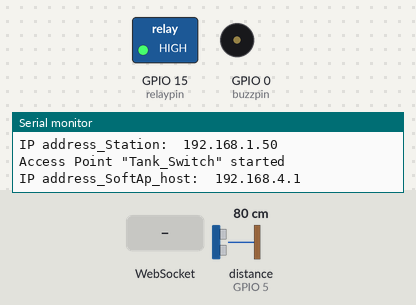
Bench run of a sketch on a simulated ESP8266 (NodeMCU). Parts: switched loads named in the sketch (green lamp = pin HIGH), buzzer (waves = sounding, pin HIGH), the last lines printed to the serial monitor. The test bench sets the inputs (shaded band); at power-on: distance to the obstacle (sensor on GPIO 5) 80 cm. The echo pulse lasts 58.3 µs per cm; WiFi joins after 1.5 s; servers stay silent unless stated; pins used as bus, display or sensor lines are not drawn.

Above: at 3.2 s.
3.3 s: WebSocket text "motor" received
At 3.7 s:
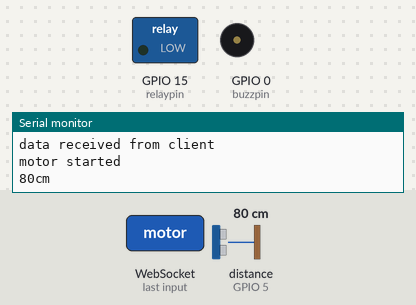
4.8 s: distance to the obstacle (sensor on GPIO 5) set to 27 cm
6.6 s: distance to the obstacle (sensor on GPIO 5) set to 21 cm
At 7.8 s:
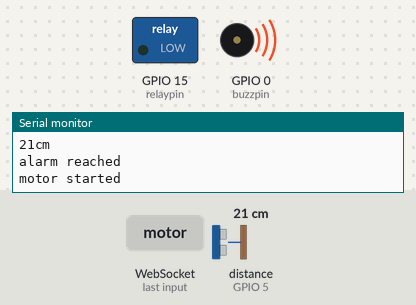
Timing chart, 0 to 9.6 s (numbered marks = the images above; inputs shaded):
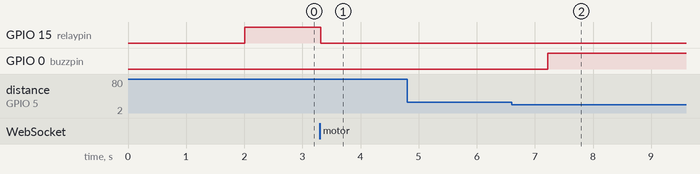

Measured:
- the behaviour switches between 24 and 23 cm on distance to the obstacle (sensor on GPIO 5) (found by bisection; images 1 and 2)
- after the input at 3.3 s, GPIO 15 (relaypin): HIGH → LOW at once
- after the input at 6.6 s, GPIO 0 (buzzpin): LOW → HIGH after 0.62 s

The sketch:

Overhead_water_tank_monitor.ino
```cpp
#include <ESP8266WiFi.h>
#include <ESPAsyncWebServer.h>
#include <ArduinoOTA.h>
#include <ESP8266WiFiMulti.h>   // Include the Wi-Fi-Multi library
ESP8266WiFiMulti wifiMulti;
// Replace with your network credentials
const char* ssid = "Tank_Switch";
const char* password = "ghost345";
int trigPin = 4;    // Trigger
int echoPin = 5;    // Echo
long duration, cm;
int buzzpin=0;
int relaypin=15;
bool monitoring= false;
unsigned long premillis, alarmmillis,sonarmillis=0;
long interval=10000;

bool levelcheck, alarmflag,onetimecheck,motorflag=false;


// Create AsyncWebServer object on port 80
AsyncWebServer server(80);
AsyncWebSocket ws("/ws");

const char index_html[] PROGMEM = R"rawliteral(
<head>
  <title>UltraSonic Water Monitor</title>
  <meta name="viewport" content="width=device-width, initial-scale=1">
  <link rel="icon" href="data:,">
  <style>
    font-family: Arial, Helvetica, sans-serif;
    text-align: center;
  }
  h1 {
    font-size: 1.1rem;
    color: white;
  }
  h2{
    font-size: 1.5rem;
    font-weight: bold;
    color: #143642;
  }
  .topnav {
    overflow: hidden;
    background-color: #143642;
  }
  body {
    margin: 0;
  }
  .content {
    padding: 30px;
    max-width: 480px;
    margin: auto;
    margin-bottom: auto;
    margin-left: auto;
  }
  .card {
    background-color: #4dfff7;
      /*! vertical-align:; */
  border-radius:60px;
    box-shadow: 0px 0px 50px 40px rgba(285,0,111,.5);
    padding-top:inherit;
  width:auto;
    padding-bottom:inherit;
    margin: auto;
  }
  .button {
  position:relative;

    padding: 40px 50px;
    font-size: 48px;
    text-align: right;
    outline: none;
    color: #fff;
    background-color: #0023ff;
    border: none;
    border-radius: 60px;
    -webkit-touch-callout: none;
    -webkit-user-select: none;
    -khtml-user-select: none;
    -moz-user-select: none;
    -ms-user-select: none;
    user-select: none;
    -webkit-tap-highlight-color: rgba(0,0,0,0);
   }
   /*.button:hover {background-color: #0f8b8d}*/
   .button:active {
     background-color: #0f8b8d;
     box-shadow: 2 2px #CDCDCD;
     transform: translateY(2px);
   }
   .state {
     font-size: 1.7rem;
     color:#8c8c8c;
     font-weight: bold;
   }

   .button {
    position: relative;
  right:0;
    display: inline-block;
    box-sizing: border-box;
    border: none;
    border-radius: 30px;
    padding: 0 16px;
    min-width: 64px;
    height: 36px;
    vertical-align: middle;
    text-align: center;
    text-overflow: ellipsis;
    text-transform: uppercase;
    color: rgb(var(--pure-material-onprimary-rgb, 255, 255, 255));
    background-color: rgb(var(--pure-material-primary-rgb, 33, 150, 243));
    box-shadow: 0 3px 1px -2px rgba(0, 0, 0, 0.2), 0 2px 2px 0 rgba(69, 22, 238, 0.14), 0 1px 5px 0 rgba(0, 0, 0, 0.12);
    font-family: var(--pure-material-font, "Roboto", "Segoe UI", BlinkMacSystemFont, system-ui,);
    font-size: 14px;
    font-weight: bold;
    line-height: 36px;
    overflow: hidden;
    outline: inset;
    cursor: pointer;
    transition: box-shadow 0.2s;
}

.button::-moz-focus-inner {
    border: none;
}

/* Overlay */
.button::before {
    content: "";
    position: absolute;
    top: 0;
    bottom: 0;
    left: 0;
    right: 0;
    background-color: rgb(var(--pure-material-onprimary-rgb, 255, 255, 255));
    opacity: 0;
    transition: opacity 0.2s;
}

/* Ripple */
.button::after {
    content: "";
    position: absolute;
    left: 50%;
    top: 50%;
    border-radius: 50%;
    padding: 50%;
    width: 32px; /* Safari */
    height: 32px; /* Safari */
    background-color: rgb(var(--pure-material-onprimary-rgb, 255, 255, 255));
    opacity: 0;
    transform: translate(-50%, -50%) scale(1);
    transition: opacity 1s, transform 0.5s;
}

/* Hover, Focus */
.button:hover,
.button:focus {
    box-shadow: 0 2px 4px -1px rgba(0, 0, 0, 0.2), 0 4px 5px 0 rgba(0, 0, 0, 0.14), 0 1px 10px 0 rgba(0, 0, 0, 0.12);
}

.button:hover::before {
    opacity: 0.08;
}

.button:focus::before {
    opacity: 0.24;
}

.button:hover:focus::before {
    opacity: 0.3;
}

/* Active */
.button:active {
    box-shadow: 0 5px 5px -3px rgba(0, 0, 0, 0.2), 0 8px 10px 1px rgba(0, 0, 0, 0.14), 0 3px 14px 2px rgba(0, 0, 0, 0.12);
}

.button:active::after {
    opacity: 0.32;
    transform: translate(-50%, -50%) scale(0);
    transition: transform 0s;
}

/* Disabled */
.button:disabled {
    color: rgba(var(--pure-material-onsurface-rgb, 0, 0, 0), 0.38);
    background-color: rgba(var(--pure-material-onsurface-rgb, 0, 0, 0), 0.12);
    box-shadow: none;
    cursor: initial;
}

.button:disabled::before {
    opacity: 0;
}

.button:disabled::after {
    opacity: 0;
}

   .pure-material-button-contained {
    position: relative;
  right:0;
    display: inline-block;
    box-sizing: border-box;
    border: lightgreen;
    border-radius: 30px;
    padding: 0 16px;
    min-width: 64px;
    height: 36px;
    vertical-align: middle;
    text-align: center;
    text-overflow: ellipsis;
    text-transform: uppercase;
    color: rgb(var(--pure-material-onprimary-rgb, 255, 255, 255));
    background-color: rgb(var(--pure-material-primary-rgb, 230, 12, 12));
    box-shadow: 0 3px 1px -2px rgba(0, 0, 0, 0.2), 0 2px 2px 0 rgba(0, 0, 0, 0.14), 0 1px 5px 0 rgba(0, 0, 0, 0.12);
    font-family: var(--pure-material-font, "Roboto", "Segoe UI", BlinkMacSystemFont, system-ui, -apple-system);
    font-weight: bold;
    line-height: 36px;
    overflow: hidden;
    outline: inset;
    cursor: pointer;
    transition: box-shadow 0.2s;
}

.pure-material-button-contained::-moz-focus-inner {
    border: none;
}

/* Overlay */
.pure-material-button-contained::before {
    content: "";
    position: absolute;
    top: 0;
    bottom: 0;
    left: 0;
    right: 0;
    background-color: rgb(var(--pure-material-onprimary-rgb, 255, 255, 255));
    opacity: 0;
    transition: opacity 0.2s;
}

/* Ripple */
.pure-material-button-contained::after {
    content: "";
    position: absolute;
    left: 50%;
    top: 50%;
    border-radius: 50%;
    padding: 50%;
    width: 32px; /* Safari */
    height: 32px; /* Safari */
    background-color: rgb(var(--pure-material-onprimary-rgb, 255, 255, 255));
    opacity: 0;
    transform: translate(-50%, -50%) scale(1);
    transition: opacity 1s, transform 0.5s;
}

/* Hover, Focus */
.pure-material-button-contained:hover,
.pure-material-button-contained:focus {
    box-shadow: 0 2px 4px -1px rgba(0, 0, 0, 0.2), 0 4px 5px 0 rgba(0, 0, 0, 0.14), 0 1px 10px 0 rgba(0, 0, 0, 0.12);
}

.pure-material-button-contained:hover::before {
    opacity: 0.08;
}

.pure-material-button-contained:focus::before {
    opacity: 0.24;
}

.pure-material-button-contained:hover:focus::before {
    opacity: 0.3;
}

/* Active */
.pure-material-button-contained:active {
    box-shadow: 0 5px 5px -3px rgba(0, 0, 0, 0.2), 0 8px 10px 1px rgba(0, 0, 0, 0.14), 0 3px 14px 2px rgba(0, 0, 0, 0.12);
}

.pure-material-button-contained:active::after {
    opacity: 0.32;
    transform: translate(-50%, -50%) scale(0);
    transition: transform 0s;
}

/* Disabled */
.pure-material-button-contained:disabled {
    color: rgba(var(--pure-material-onsurface-rgb, 0, 0, 0), 0.38);
    background-color: rgba(var(--pure-material-onsurface-rgb, 0, 0, 0), 0.12);
    box-shadow: none;
    cursor: initial;
}

.pure-material-button-contained:disabled::before {
    opacity: 0;
}

.pure-material-button-contained:disabled::after {
    opacity: 0;
}


.motorbutton {
    position: relative;
  right:0;
    display: inline-block;
    box-sizing: border-box;
    border: none;
    border-radius: 60px;
    padding: 0 16px;
    min-width: 64px;
    height: 36px;
    vertical-align: middle;

    text-align: center;
    text-overflow: ellipsis;
    text-transform: uppercase;
    color: rgb(var(--pure-material-onprimary-rgb, 255, 255, 255));
    background-color: rgb(var(--pure-material-primary-rgb, 230, 12, 12));
    box-shadow: 0 3px 1px -2px rgba(0, 0, 0, 0.2), 0 2px 2px 0 rgba(0, 0, 0, 0.14), 0 1px 5px 0 rgba(0, 0, 0, 0.12);
    font-family: var(--pure-material-font, "Roboto", "Segoe UI", BlinkMacSystemFont, system-ui, -apple-system);
    font-size: 13px;
    font-weight: bold;
    line-height: 36px;
    overflow: hidden;
    outline: inset;
    cursor: pointer;
    transition: box-shadow 0.2s;
}

.motorbutton::-moz-focus-inner {
    border: none;
}

/* Overlay */
.motorbutton::before {
    content: "";
    position: absolute;
    top: 0;
    bottom: 0;
    left: 0;
    right: 0;
    background-color: rgb(var(--pure-material-onprimary-rgb, 255, 255, 255));
    opacity: 0;
    transition: opacity 0.2s;
}

/* Ripple */
.motorbutton::after {
    content: "";
    position: absolute;
    left: 50%;
    top: 50%;
    border-radius: 50%;
    padding: 50%;
    width: 32px; /* Safari */
    height: 32px; /* Safari */
    background-color: rgb(var(--pure-material-onprimary-rgb, 255, 255, 255));
    opacity: 0;
    transform: translate(-50%, -50%) scale(1);
    transition: opacity 1s, transform 0.5s;
}

/* Hover, Focus */
.motorbutton:hover,
.motorbutton:focus {
    box-shadow: 0 2px 4px -1px rgba(0, 0, 0, 0.2), 0 4px 5px 0 rgba(0, 0, 0, 0.14), 0 1px 10px 0 rgba(0, 0, 0, 0.12);
}

.motorbutton:hover::before {
    opacity: 0.08;
}

.motorbutton:focus::before {
    opacity: 0.24;
}

.motorbutton:hover:focus::before {
    opacity: 0.3;
}

/* Active */
.motorbutton:active {
    box-shadow: 0 5px 5px -3px rgba(0, 0, 0, 0.2), 0 8px 10px 1px rgba(0, 0, 0, 0.14), 0 3px 14px 2px rgba(0, 0, 0, 0.12);
}

.motorbutton:active::after {
    opacity: 0.32;
    transform: translate(-50%, -50%) scale(0);
    transition: transform 0s;
}

/* Disabled */
.motorbutton:disabled {
    color: rgba(var(--pure-material-onsurface-rgb, 0, 0, 0), 0.38);
    background-color: rgba(var(--pure-material-onsurface-rgb, 0, 0, 0), 0.12);
    box-shadow: none;
    cursor: initial;
}

.motorbutton:disabled::before {
    opacity: 0;
}

.motorbutton:disabled::after {
    opacity: 0;
}
  </style>
<title>UltraSonic Water Tank Monitor</title>
<meta name="viewport" content="width=device-width, initial-scale=1">
<link rel="icon" href="data:,">
</head>

  </div>
  <div class="content">
    <div class="card">
  <div style="font-size:200%;color:#ee2f23;font-weight:bold; position:center;"  class="title">UltraSonic Water Tank Monitor</div>
  <div class="card-body">
  <p></p>
    <span style="background-color:cyan;font-size:40px;">  Percent Filled: </span><span style="font-size:50px;color:#a24451"id="state">Press Monitor</span></p>
    <p><span style="background-color:cyan;font-size:10px;">  Current Water distance(empty at= 102cm): </span><span style="font-size:20px;color:#a24451" id="distance">Press Monitor</span></p>

  <span style="background-color:cyan;font-size:40px;">   Motor is : </span> <span style="font-size:50px;color:#ee2f23"  id="motor">%MOTORSTATUS%</span>
    <p><button id="button" class="button">Monitor</button></p>
 <p><button id="motorbutton" class="motorbutton">Turn On Motor</button></p>

  <p><button id="alarmbutton" class="pure-material-button-contained">Reset Alarm+Turn Off Motor</button></p>
</div>
    </div>
  </div>
<script>
  var gateway = `ws://${window.location.hostname}/ws`;
  var websocket;
  var array=[];
  var j;
  var count;
  var length;
  window.addEventListener('load', onLoad);
  function initWebSocket() {
    console.log('Trying to open a WebSocket connection...');
    websocket = new WebSocket(gateway);
    websocket.onopen    = onOpen;
    websocket.onclose   = onClose;
    websocket.onmessage = onMessage; // <-- add this line
  }
  function onOpen(event) {
    console.log('Connection opened');
  websocket.send('status');
  }
  function onClose(event) {
    console.log('Connection closed');
    setTimeout(initWebSocket, 2000);
  }
  function onMessage(event) {
    var state;
     var cm;
     var parsed_data=parseInt(event.data);
    if(typeof(parsed_data)=="number" && (event.data)!="0" && (event.data)!="alarm" && (event.data)!="monitor" && (event.data)!="motor" && (event.data)!="state"){

          count=array.push(parsed_data);
                            //length of aray after pushing
      if(event.data=="9999"){
                    array.sort(function(a, b) {
                    return a - b;
                  });
                 console.log(array);
                for(var i=1;i<array.length;i++){
                    if(array[i]>array[0]+7){
                    j=i;
                    array=array.slice(0,j);
                    console.log("sliced array:="+array);
                    length=array.length;
                    }
                    }
              averaged_cm=(array.reduce((a, b) => a + b, 0))/length;
              finalcm=averaged_cm-20;

                state= (1-(finalcm/82))*100;
                document.getElementById('state').innerHTML = (Math.round(state * 100) / 100).toFixed(2);
                document.getElementById('distance').innerHTML = (Math.round(averaged_cm * 100) / 100).toFixed(2);
                console.log("percentage calculated"+finalcm);
                array=[];
              }


}
   else if((event.data)=="0"){
      document.getElementById('state').innerHTML = "Sensor is OFF.!(getting 0 cm)";
  }
   else if(event.data=="monitor"){
   alert("Monitor Started! Please Wait for 10 Seconds!");
  }
   else if(event.data=="alarm"){
  alert("Alarm and Motor are turned off!");
  }
  else if(event.data=="motor"){
  alert("Motor Started!");
  }
  else if(event.data=="state"){

    if (document.getElementById('motor').innerHTML == "OFF"){
      document.getElementById('motor').innerHTML = "ON";
    }
    else if (document.getElementById('motor').innerHTML == "ON"){
      document.getElementById('motor').innerHTML ="OFF";
    }

  }
  }


  function onLoad(event) {
    initWebSocket();
    initButton();
  }
  function initButton() {
    document.getElementById('button').addEventListener('click', toggle);
  document.getElementById('alarmbutton').addEventListener('click', alarmtoggle);
  document.getElementById('motorbutton').addEventListener('click', motortoggle);
  }
  function toggle(){
    websocket.send('monitor');
  }
  function alarmtoggle(){
    websocket.send('alarm');
  }
  function motortoggle(){
    websocket.send('motor');
  }

</script>
</body>
</html>
)rawliteral";

void notifyClients() {
  ws.textAll(String(cm));
}
String processor(const String& var){
 // Serial.println(var);
  if(var == "MOTORSTATUS"){
    if (!relaypin){
      return "ON";
    }
    else{
      return "OFF";
    }
  }
}

void handleWebSocketMessage(void *arg, uint8_t *data, size_t len) {
  AwsFrameInfo *info = (AwsFrameInfo*)arg;
  if (info->final && info->index == 0 && info->len == len && info->opcode == WS_TEXT) {
    data[len] = 0;
    String signal=String((char*)data);
    if(signal=="monitor") {
      Serial.println("monitor received");
      monitoring=true;
      sonarmillis=millis();
      ws.textAll("monitor");
      Serial.println(monitoring);
    }
    else if(signal=="alarm"){
      alarmflag=false;
      motorflag=false;
      ws.textAll("alarm");
      Serial.println("alarm received and alarmflag and motorflag false");
    }
    else if(signal=="motor"){
      motorflag=true;
      ws.textAll("motor");
      Serial.println("motor receieved and motorflag set to true");
    }
  }
}

void onEvent(AsyncWebSocket *server, AsyncWebSocketClient *client, AwsEventType type,
             void *arg, uint8_t *data, size_t len) {
    switch (type) {
      case WS_EVT_CONNECT:
        Serial.printf("WebSocket client #%u connected from %s\n", client->id(), client->remoteIP().toString().c_str());
        break;
      case WS_EVT_DISCONNECT:
        Serial.printf("WebSocket client #%u disconnected\n", client->id());
        break;
      case WS_EVT_DATA:
        handleWebSocketMessage(arg, data, len);
        Serial.println("data received from client");
        break;
      case WS_EVT_PONG:
      case WS_EVT_ERROR:
        break;
  }
}

void initWebSocket() {
  ws.onEvent(onEvent);
  server.addHandler(&ws);
}


void setup(){
  Serial.begin(115200);// Serial port for debugging purposes
  wifiMulti.addAP("Home Network", "ghost345");
  wifiMulti.addAP("God Plans", "ghost345");   // add Wi-Fi networks you want to connect to
  wifiMulti.addAP("TOM", "123456789");


  Serial.println("Connecting ...");
  if(wifiMulti.run() != WL_CONNECTED) { // Wait for the Wi-Fi to connect: scan for Wi-Fi networks, and connect to the strongest of the networks above
    //delay(500);
    Serial.println("Given Hotspot(s) is/are not available");
  }
  else{
    delay(500);
  Serial.println('\n');
  Serial.print("Connected to ");
  Serial.println(WiFi.SSID());              // Tell us what network we're connected to
  Serial.print("IP address_Station:\t");
  Serial.println(WiFi.localIP());
  }
  WiFi.softAP(ssid, password);             // Start the access point
  Serial.print("Access Point \"");
  Serial.print(ssid);
  Serial.println("\" started");
  Serial.print("IP address_SoftAp_host:\t");
  Serial.println(WiFi.softAPIP()); // Send the IP address of
  ArduinoOTA.onStart([]() {
    Serial.println("Start");
  });
  ArduinoOTA.onEnd([]() {
    Serial.println("\nEnd");
  });
  ArduinoOTA.onProgress([](unsigned int progress, unsigned int total) {
    Serial.printf("Progress: %u%%\r", (progress / (total / 100)));
  });
  ArduinoOTA.onError([](ota_error_t error) {
    Serial.printf("Error[%u]: ", error);
    if (error == OTA_AUTH_ERROR) Serial.println("Auth Failed");
    else if (error == OTA_BEGIN_ERROR) Serial.println("Begin Failed");
    else if (error == OTA_CONNECT_ERROR) Serial.println("Connect Failed");
    else if (error == OTA_RECEIVE_ERROR) Serial.println("Receive Failed");
    else if (error == OTA_END_ERROR) Serial.println("End Failed");
  });
  ArduinoOTA.begin();
  initWebSocket();
  // Route for root / web page
  server.on("/", HTTP_GET, [](AsyncWebServerRequest *request){
   request->send_P(200, "text/html", index_html, processor);
  });
  // Start server
  server.begin();
  pinMode(trigPin, OUTPUT);
  pinMode(echoPin, INPUT);
  pinMode(relaypin,OUTPUT);
  pinMode(buzzpin,OUTPUT);
  digitalWrite(trigPin, LOW);
  digitalWrite(relaypin, HIGH);
  digitalWrite(buzzpin,LOW);
}

int sonar() {
  delayMicroseconds(5);
  digitalWrite(trigPin, HIGH);
  delayMicroseconds(10);
  digitalWrite(trigPin, LOW);
  duration = pulseIn(echoPin, HIGH);
  delay(80);
  cm = (duration/2) / 29.1;
  delay(200);
  Serial.print(cm);
  Serial.print("cm");
  Serial.println();
  delay(150);
  return cm;
}
void loop() {
 ws.cleanupClients();
 ArduinoOTA.handle();
 unsigned long currmillis=millis();
  if(monitoring){
          Serial.println("sonar activated for 10 second monitoring!");
          if(currmillis-sonarmillis<interval){
             sonar();
             ws.textAll(String(cm));
            }
            else{
              ws.textAll("9999");
              monitoring=false;
             Serial.println("monitor data sending finished");
              Serial.println("monitoring set to false");
            }
            }
  if(motorflag){
    digitalWrite(relaypin,LOW);
    ws.textAll("status");
    Serial.println("motor started");
    sonar();
    if(cm<=23 && !onetimecheck){
      alarmmillis=millis();
      onetimecheck=true;
      levelcheck=true;
      Serial.println("levelcheck reached");
      }
    if(levelcheck){
      currmillis=millis();
      if(currmillis-alarmmillis<(interval+1000)){
      digitalWrite(buzzpin,HIGH);
      Serial.println("alarm reached");
      }
      else{
        digitalWrite(relaypin,HIGH);
        levelcheck=false;
        motorflag=false;
        ws.textAll("state");
        onetimecheck=false;
        digitalWrite(buzzpin,HIGH);
        Serial.println("motor turned off");

      }
   }
    }
  }
```
